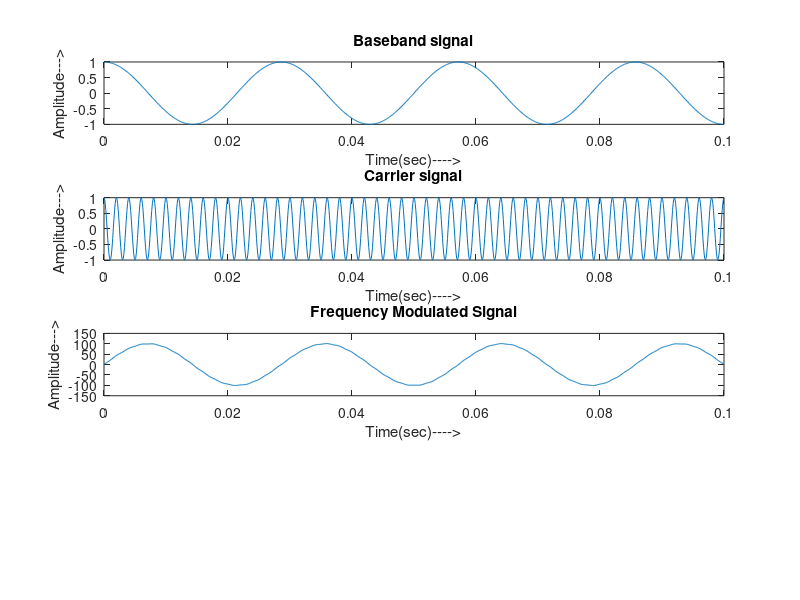

Recreate this plot in MATLAB.
clear all;%clear workspace window
close all;%close all window except command window
clc;%clear command window
Fm = 35; %defining frequency of the message signal
Fc = 500;%defining frequency of the carrier signal
Fs = 10000;%defining sampling frequency
%defining the time range
t = (0:0.1*Fs)/Fs;
Wm = 2*pi*Fm;
Wc = 2*pi*Fc;
Mt = cos(Wm*t);%defining the message signal
Ct = cos(Wc*t);%defining the carrier signal wave
St = cos(Wc*t) + 100*sin(Wm*t);

subplot(4,1,1);%plotting the message signal wave
plot(t,Mt);
title("Baseband signal");
xlabel("Time(sec)---->");
ylabel("Amplitude--->");
subplot(4,1,2)%plotting the Carier signal wave
plot(t,Ct);
title("Carrier signal");
xlabel("Time(sec)---->");
ylabel("Amplitude--->");
subplot(4,1,3);%plotting Frequency Modulated signal
plot(t,St);
title("Frequency Modulated Signal");
xlabel("Time(sec)---->");
ylabel("Amplitude--->");